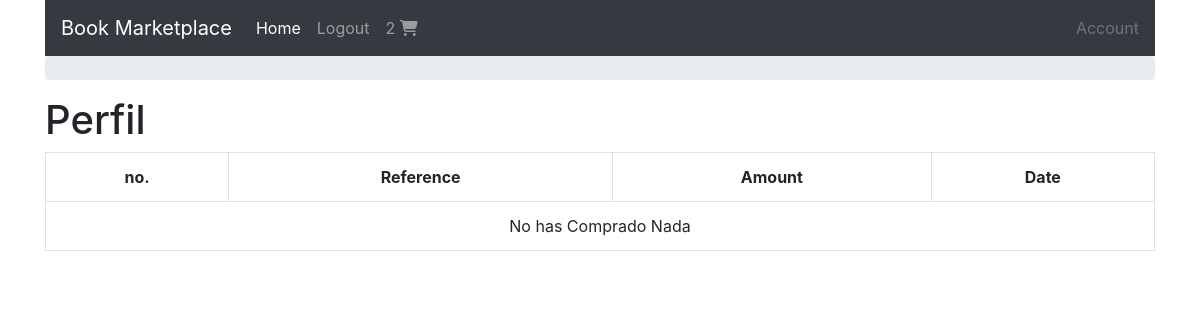
Page /account/profile (signed in) on the earlier database version.
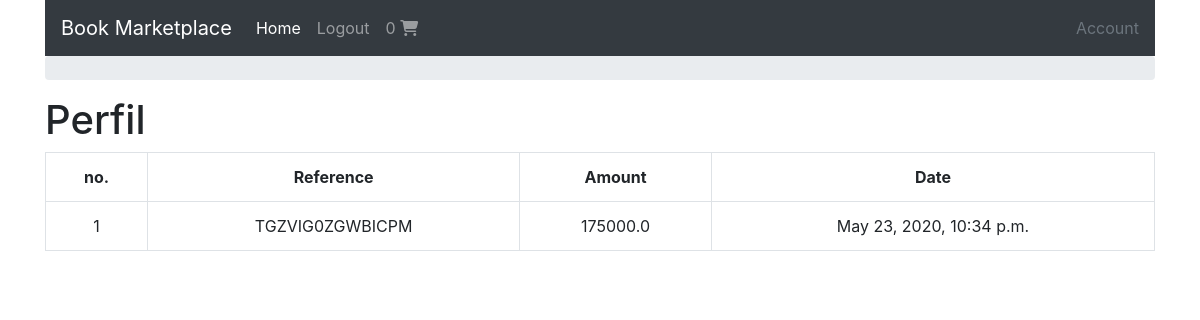
Same page on the later database version.
### shopping_cart/models.py (models this page shows, shortened)
class Order (models.Model):
    user = models.ForeignKey(settings.AUTH_USER_MODEL,
                             on_delete=models.CASCADE)
    is_ordered = models.BooleanField(default=False)
    item = models.ManyToManyField(OrderItem)
    ref_code = models.CharField(max_length=50)
    def get_total(self):
        return self.item.all().aggregate(order_total=Sum('book__price'))['order_total']

class Payment(models.Model):
    order = models.ForeignKey(Order, on_delete=models.CASCADE)
    total_amount = models.FloatField()
    date_paid = models.DateTimeField(auto_now_add=True)
    stipe_charge_id = models.CharField(max_length=100)

### core/views.py (the view)
# urls.py: path('account/profile', profile_view, name='profile'),
def profile_view(request):
    orders = Order.objects.filter(user=request.user, is_ordered=True)
    context = {
        "orders": orders
    }
    return render(request, "profile.html", context)

### shopping_cart/templatetags/cart_template_tags.py (called while the page is built)
@register.filter
def cart_item_count(user):
    if user.is_authenticated:
        qs = Order.objects.filter(user=user, is_ordered=False)
        if qs.exists():
            return qs[0].item.count()
    return 0

### templates/profile.html
{% extends "base.html" %} {% block content %}
<h1>Perfil</h1>
<table class="table table-hover table-bordered text-center">
  <tr class="text-center">
    <th>no.</th>
    <th>Reference</th>
    <th>Amount</th>
    <th>Date</th>
  </tr>
  {% for order in orders %}
  <tr>
    <td>{{forloop.counter}}</td>
    <td>
      {{order.ref_code}}
    </td>
    <td>
      {{order.get_total}}
    </td>
    <td>
      {{order.payment_set.first.date_paid}}
    </td>
  </tr>
  {% empty %}
  <td colspan="4">
    No has Comprado Nada
  </td>
  {% endfor %}
</table>
{% endblock content %}

### templates/base.html (shortened to what this page needs)
<!DOCTYPE html>
<html lang="en">
  <head>
    <link
      rel="stylesheet"
      href="https://stackpath.bootstrapcdn.com/bootstrap/4.4.1/css/bootstrap.min.css"
    />
  </head>
  <body>
    <div class="container">
      {% include "navbar.html" %} {% include "messages.html" %}
      <nav aria-label="breadcrumb">
        <ol class="breadcrumb">
        </ol>
      </nav>
    </div>
    <div class="container">
      {% block content %} {% endblock content %}
    </div>
  </body>
</html>

### templates/navbar.html (shortened to what this page needs)
{% load cart_template_tags %}
<nav class="navbar navbar-expand navbar-dark bg-dark">
  <a class="navbar-brand" href="{% url 'books:book-list' %}"
    >Book Marketplace</a
  >
  <div class="collapse navbar-collapse" id="navbarsExample02">
    <ul class="navbar-nav mr-auto">
      <li class="nav-item active">
        <a class="nav-link" href="{% url 'books:book-list' %}">Home</a>
      </li>
      {% if request.user.is_authenticated %}
      <li class="nav-item">
        <a class="nav-link" href="{% url 'account_logout' %}">Logout</a>
      </li>
      <li class="nav-item">
        <a class="nav-link" href="{% url 'cart:order-summary'%}"
          >{{request.user|cart_item_count }} <i class="fas fa-shopping-cart"></i
        ></a>
      </li>
      {% endif %}
    </ul>
    <a class="text-muted" href="{% url 'profile' %}">Account</a>
  </div>
</nav>

Differences in the rows shown:
now on this page (row edited): Order: ref_code "TGZVIG0ZGWBICPM", get_total "175000.0", payment_set.first.date_paid "May 23, 2020, 10:34 p.m."
Other differences:
{{ request.user|cart_item_count }}: "2" → "0"
text no longer shown: "No has Comprado Nada"
